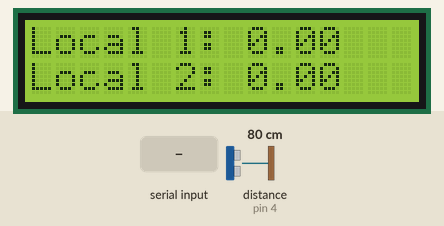
The sketch below on a simulated Arduino Leonardo, built with avr-gcc and run on an emulated ATmega32U4. Parts: 16×2 character LCD. Inputs (shaded band) come from the test bench; at power-on: distance to the obstacle (sensor on pin 4) 80 cm. The echo pulse lasts 58.3 µs per cm.

Above: at 4.3 s.
4.4 s: distance to the obstacle (sensor on pin 4) set to 2 cm
At 5.4 s:
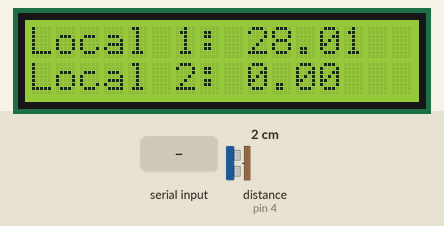
6.5 s: "90,45\n" received over the second serial link
At 7.7 s:
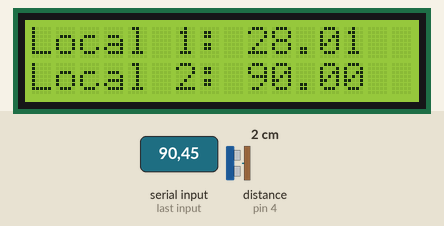
8.0 s: "30,150\n" received over the second serial link
At 9.1 s:
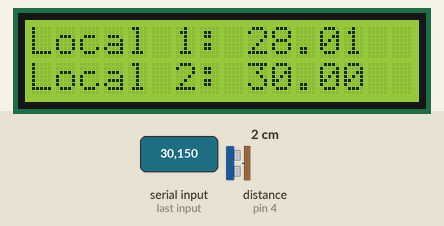
9.5 s: distance to the obstacle (sensor on pin 4) set to 4 cm
11.5 s: distance to the obstacle (sensor on pin 4) set to 9 cm
At 15.6 s:
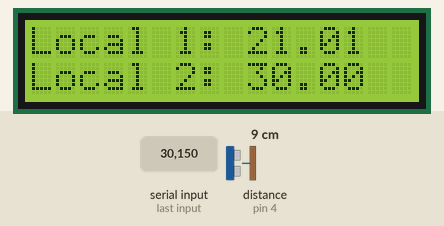
Timing chart, 0 to 17.1 s (numbered marks = the images above; inputs shaded):
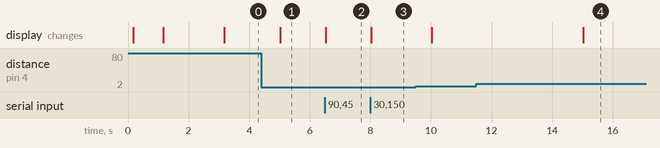

The sketch:

Arduino1.ino
```cpp
#include <Ultrasonic.h> //Carrega a biblioteca do sensor ultrassonico
#include "SoftwareSerial.h" //Biblioteca utilizada na comunicação serial
#include <LiquidCrystal.h>  //Biblioteca utilizada para o LCD

//Define os pinos para o trigger e echo
#define pino_trigger 5
#define pino_echo 4

//Inicializa o sensor nos pinos definidos acima
Ultrasonic ultrasonic(pino_trigger, pino_echo);

SoftwareSerial Serial1(6, 7); //Criando nova comunicação serial para o Esp-01
unsigned long previousMillis = 0; // Guarda a última vez que o sinal foi enviado
const long interval = 5000; // Intervalo desejado (5 segundos em milissegundos)

String inputString; // Criando o objeto String da linguagem C++

const int rs = 13, en = 12, d4 = 11, d5 = 10, d6 = 9, d7 = 8; // Declarando pinos do Arduino para o LCD
LiquidCrystal lcd(rs, en, d4, d5, d6, d7); // Referenciando os pinos do Arduino com o LCD
String linha1;
String linha2;

float altura = 0;
float valor = 0;

void setup()
{
  Serial1.begin(9600);//Iniciando serial que comunica esp 01
  Serial.begin(9600);
  lcd.begin(16, 2);//Iniciando  LCD
  //Animação inicial pro LCD
  delay(100);
  linha1 = "    Iniciando   ";  //Mensagem no LCD
  linha2 = "................";  //Mensagem no LCD
  exibeMensagemLCD();  // Chamando a função visor para mostrar a mensagem
  delay(1000); // Tempo que a mensagem fica em exibição

  linha1=" COM241.1 Adm e "; // Mensagem designada no LCD para início
  linha2="Gerencia  Redes "; // do projeto
  exibeMensagemLCD();
  delay(2000);

}

void loop()
{
  unsigned long currentMillis = millis();

  if (currentMillis - previousMillis >= interval) {
    // Salva o momento do último envio do sinal
    previousMillis = currentMillis;

    //Le as informacoes do sensor, em cm e pol
    float cmMsec;
    long microsec = ultrasonic.timing();
    cmMsec = ultrasonic.convert(microsec, Ultrasonic::CM);

    // Limita a leitura mínima e máxima
    if (cmMsec > 30) {
      cmMsec = 30;
    }
    if (cmMsec < 0) {
      cmMsec = 0;
    }

    altura = 30 - cmMsec;


    Serial1.println(altura);
  }

   if (Serial1.available()) { // Verifica se há dados disponíveis na porta serial
        inputString = ""; // Cria uma string vazia para armazenar os dados recebidos
        while (Serial1.available()) { // Enquanto houver dados disponíveis na porta serial
            char inChar = (char)Serial1.read(); // Lê um caractere da porta serial
            inputString += inChar; // Adiciona o caractere lido à string de entrada
            delay(2); // Aguarda 2 milissegundos para permitir que mais dados cheguem pela porta serial
        }
        //Serial.println(inputString); // Mostra na serial do computador para conferencia
        valor = atof(inputString.c_str()); // Converte o valor recebido para tipo int
        // Trata os dados de acordo com o valor que chegar


  }
  visor(altura, valor);
}

void visor(float valorLocal1, float valorLocal2) {
    // Definindo linha1 e linha2 como objetos String
    String linha1 =  "Local 1: " + String(valorLocal1, 2) + "   ";
    String linha2 =  "Local 2: " + String(valorLocal2, 2) + "   ";

    lcd.setCursor(0, 0);
    lcd.print(linha1);
    lcd.setCursor(0, 1);
    lcd.print(linha2);
}

void exibeMensagemLCD ()
{
  lcd.setCursor(0, 0);// Define que a impressão seja na linha de baixo do LCD
  lcd.print(linha1);
  lcd.setCursor(0, 1);// Define que a impressão seja na linha de cima do LCD
  lcd.print(linha2);
}
```

Measured:
- after the input at 4.4 s, the display: changes after 0.62 s (image 1)
- after the input at 6.5 s, the display: changes at once (image 2)
- after the input at 8.0 s, the display: changes at once (image 3)
- after the input at 11.5 s, the display: changes after 3.5 s (image 4)
